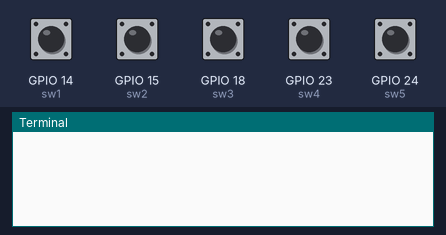
Bench run of a program on a simulated Raspberry Pi (BCM pin numbers). Shown: the last lines printed to the terminal. The test bench sets the inputs (shaded band); at power-on: GPIO 14 (sw1), GPIO 15 (sw2), GPIO 18 (sw3), GPIO 23 (sw4), GPIO 24 (sw5) LOW.

Above: at 1.2 s.
1.3 s: GPIO 14 (sw1) pulled HIGH for 0.15 s
At 2.4 s:
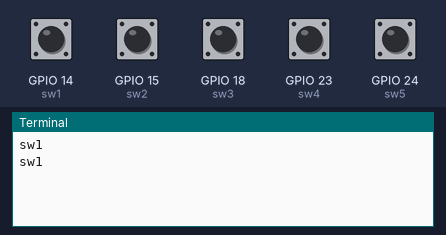
2.9 s: GPIO 15 (sw2) pulled HIGH for 0.15 s
At 3.7 s:
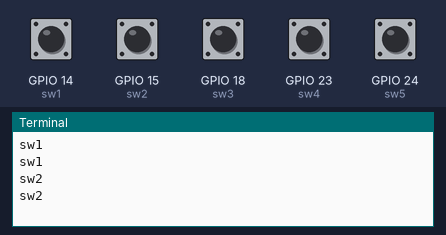
4.5 s: GPIO 18 (sw3) pulled HIGH for 0.15 s
At 5.8 s:
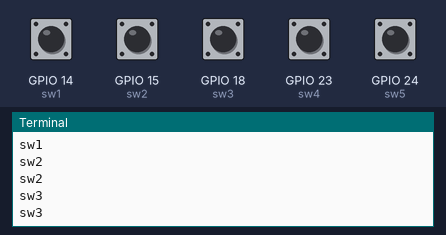
6.1 s: GPIO 23 (sw4) pulled HIGH for 0.15 s
At 7.3 s:
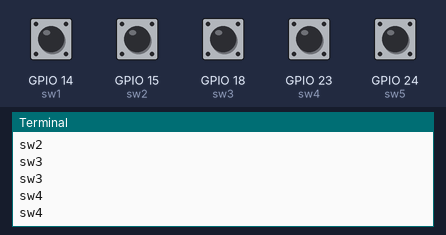
7.7 s: GPIO 24 (sw5) pulled HIGH for 0.15 s
At 8.6 s:
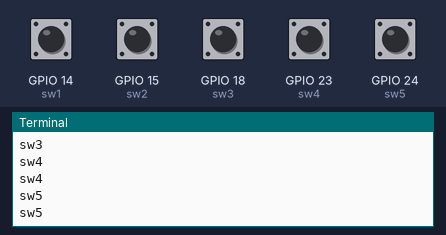
Timing chart, 0 to 10.3 s (numbered marks = the images above; inputs shaded):
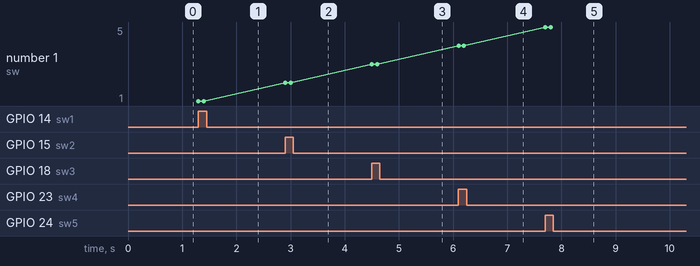

Measured:
- after the input at 1.3 s, the terminal: prints a new line at once (image 1)
- after the input at 2.9 s, the terminal: prints a new line at once (image 2)
- after the input at 4.5 s, the terminal: prints a new line at once (image 3)
- after the input at 6.1 s, the terminal: prints a new line at once (image 4)
- after the input at 7.7 s, the terminal: prints a new line at once (image 5)
- plotted number 1: 1 → 2 after the input at 2.9 s, 2 → 3 after the input at 4.5 s, 3 → 4 after the input at 6.1 s, 4 → 5 after the input at 7.7 s

The program:

main7-1.py
```python
import RPi.GPIO as GPIO
import time

sw1 = 14
sw2 = 15
sw3 = 18
sw4 = 23
sw5 = 24

GPIO.setwarnings(False)
GPIO.setmode(GPIO.BCM)
GPIO.setup(sw1, GPIO.IN, pull_up_down=GPIO.PUD_DOWN)
GPIO.setup(sw2, GPIO.IN, pull_up_down=GPIO.PUD_DOWN)
GPIO.setup(sw3, GPIO.IN, pull_up_down=GPIO.PUD_DOWN)
GPIO.setup(sw4, GPIO.IN, pull_up_down=GPIO.PUD_DOWN)
GPIO.setup(sw5, GPIO.IN, pull_up_down=GPIO.PUD_DOWN)

try:
    while True:
        if GPIO.input(sw1) == 1:
            print("sw1")
        elif GPIO.input(sw2) == 1:
            print("sw2")
        elif GPIO.input(sw3) == 1:
            print("sw3")
        elif GPIO.input(sw4) == 1:
            print("sw4")
        elif GPIO.input(sw5) == 1:
            print("sw5")
        else:
            pass

        time.sleep(0.1)

except KeyboardInterrupt:
    pass

GPIO.cleanup()
```
